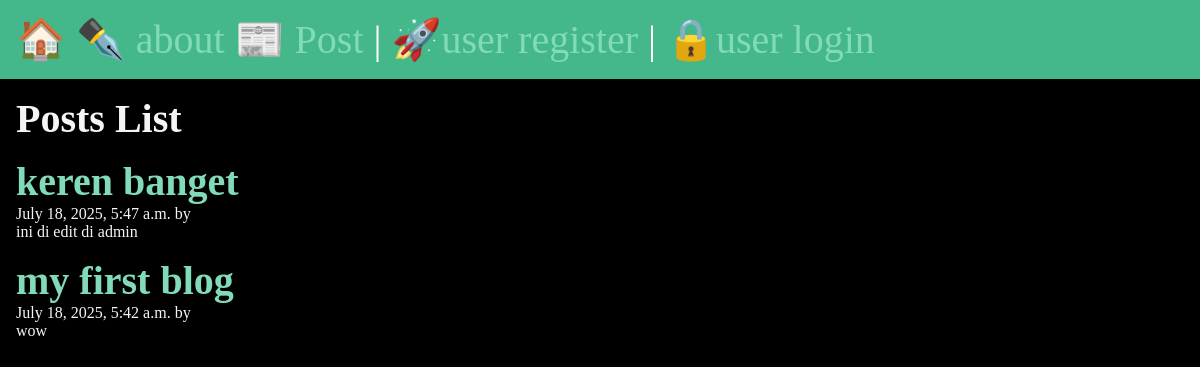
/posts/, run on an earlier commit of the app's database.
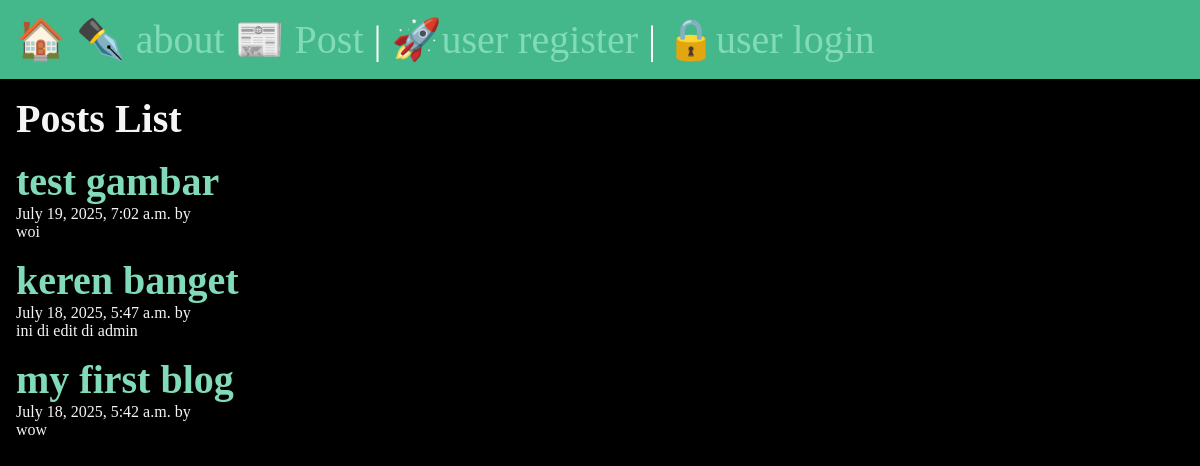
And on a later commit of the database.
### posts/models.py (models this page shows, shortened)
class Post(models.Model):
    title = models.CharField(max_length=200)
    body = models.TextField()
    slug = models.SlugField()
    date = models.DateTimeField(auto_now_add=True)
    banner = models.ImageField(default='fallback.png', blank=True)
    author = models.ForeignKey(User, on_delete=models.CASCADE, default=None)

### posts/views.py (the view)
# urls.py: path('', views.posts_list, name='list'),
def posts_list(request):
    posts = Post.objects.all().order_by('-date')
    return render(request, 'posts/posts_list.html',{ 'posts': posts})

### posts/templates/posts/posts_list.html (shortened to what this page needs)
{% extends 'layout.html'%}
{% block content %}
    <section>
        <h1>Posts List</h1>
        {% for post in posts %}
            <article class="post">
                <h2>
                    <a href="{% url 'posts:page' slug=post.slug %}">
                        {{ post.title }}
                    </a>
                </h2>
                <p>{{ post.date }} by {{ post.author }}</p>
                <p>{{ post.body }}</p>
            </article>
        {% endfor %}
    </section>
{% endblock %}

### templates/layout.html (shortened to what this page needs)
<!DOCTYPE html>
{% load static %}
<html lang="en">
	<head>
		<link rel="stylesheet" href="{% static 'css/style.css' %}" />
	</head>
	<body>
		<nav>
			<a href="/"><span role="img" aria-label="Home" title="home">🏠</span></a>
			<a href="/about"
				><span role="img" aria-label="About" title="about">✒️</span> about</a
			>
			<a href="{% url 'posts:list' %}"
				><span role="img" aria-label="Posts" title="posts">📰</span> Post</a
			>
			| {% if user.is_authenticated %}
			<a href="{% url 'posts:new-post' %}"
				><span role="img" aria-label="New Post" title="New Posts"
					>new post</span
				></a
			>
			|
			<form class="logout" action="{% url 'users:logout' %}" method="post">
				{% csrf_token %}
				<button
					class="logout-button"
					aria-label="User Logout"
					title="user logout"
				>
					🙋
				</button>
			</form>
			{% else %}
			<a href="{% url 'users:register' %}"
				><span role="img" aria-label="User Registration" title="user">🚀</span
				>user register</a
			>
			|
			<a href="{% url 'users:login' %}"
				><span role="img" aria-label="User Login" title="user">🔒</span>user
				login</a
			>
			{% endif %}
		</nav>
		<main>{% block content %} {% endblock content %}</main>
	</body>
</html>

### static/css/style.css (style rules this page uses)
* { margin: 0; padding: 0; box-sizing: border-box; }
body { min-height: 100vh; background-color: black; color: whitesmoke; font-size: 3rem; }
nav { padding: 1rem; background-color: #44B78B; color: white; font-size: 2.5rem; }
main { padding: 1rem; }
section { display: flex; flex-flow: column; gap: 1rem; }
h1, h2 { font-size: 2.5rem; }
p { font-size: 1rem; }
a { text-decoration: none; color: #81dbb8; }

What changed in the data, as far as the page shows it:
added Post: title "test gambar", date "July 19, 2025, 7:02 a.m.", body "woi"
